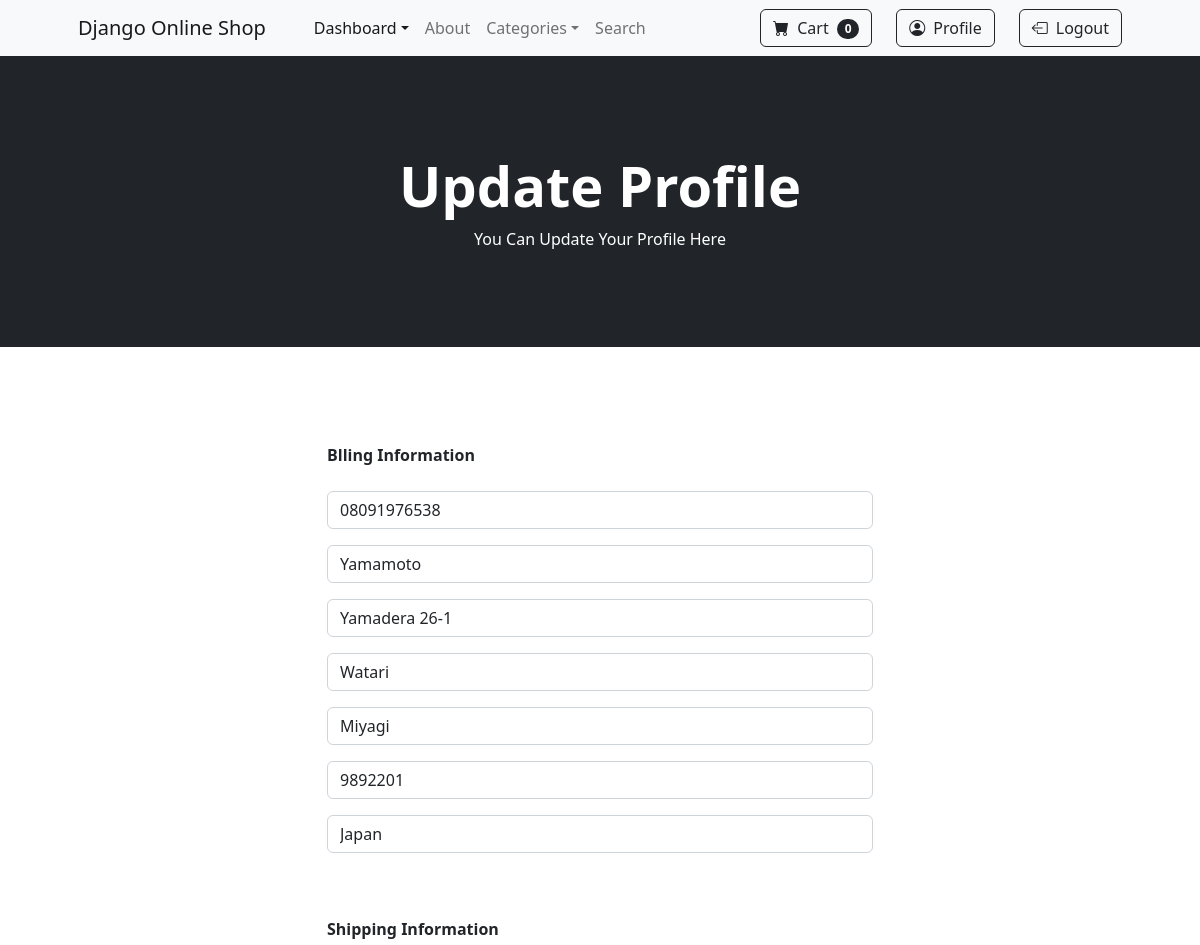
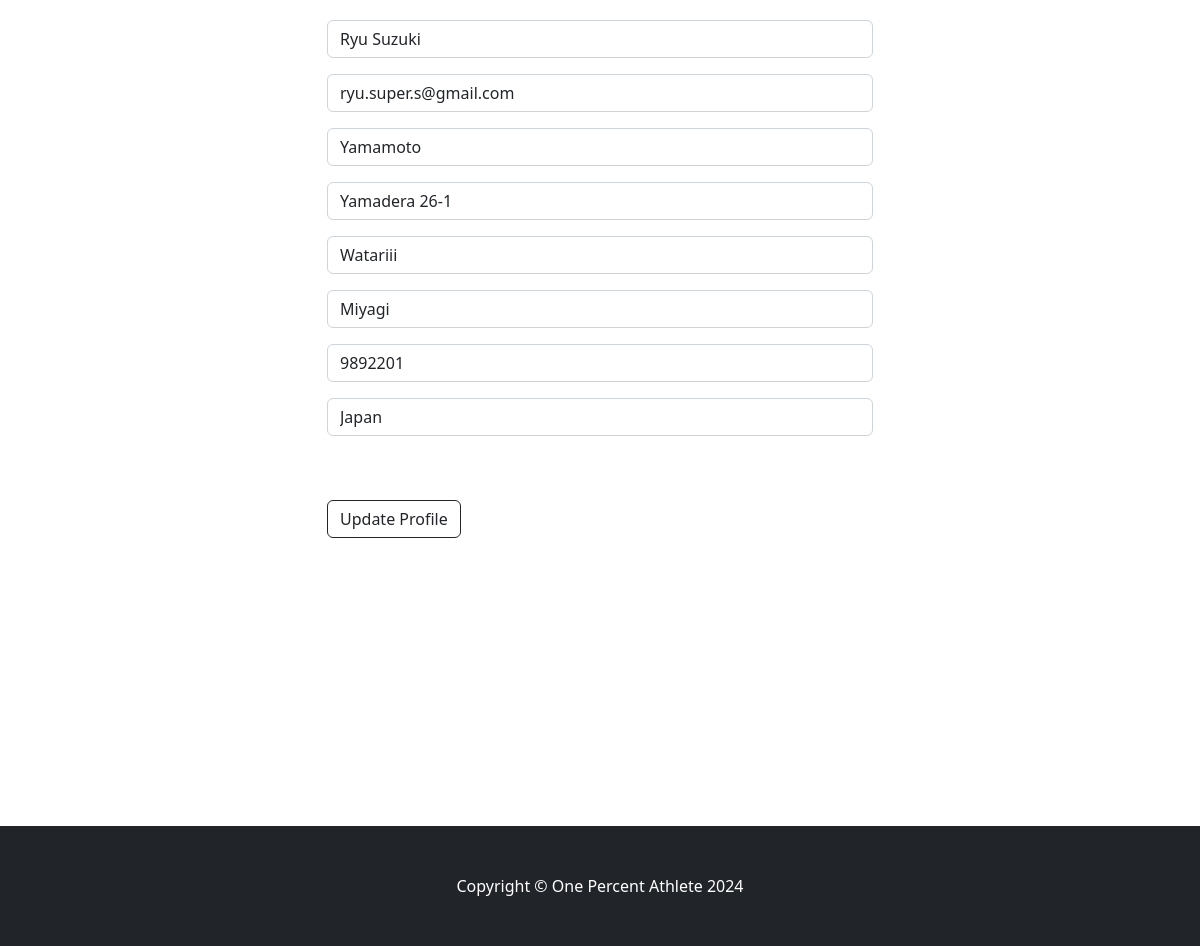
/update_profile/8 (signed in), run on the app's committed database (2 pictures, top to bottom).
### store/models.py (models this page shows, shortened)
class Profile(models.Model):
    user = models.OneToOneField(User, on_delete=models.CASCADE)
    date_modified = models.DateTimeField(User, auto_now=True)
    phone = models.CharField(max_length=30, blank=True)
    address1 = models.CharField(max_length=200, blank=True)
    address2 = models.CharField(max_length=200, blank=True)
    city = models.CharField(max_length=200, blank=True)
    state = models.CharField(max_length=200, blank=True)
    zipcode = models.CharField(max_length=200, blank=True)
    country = models.CharField(max_length=200, blank=True)
    old_cart = models.CharField(max_length=200, blank=True, null=True)

### payment/models.py (models this page shows, shortened)
class ShippingAddress(models.Model):
    user = models.ForeignKey(User, on_delete=models.CASCADE, blank=True, null=True)
    shipping_full_name=models.CharField(max_length=250)
    shipping_email=models.EmailField(max_length=250)
    shipping_address1=models.CharField(max_length=250)
    shipping_address2=models.CharField(max_length=250, blank=True, null=True)
    shipping_city=models.CharField(max_length=250)
    shipping_state=models.CharField(max_length=250, blank=True, null=True)
    shipping_zipcode=models.CharField(max_length=250, blank=True, null=True)
    shipping_country=models.CharField(max_length=250)
    class Meta:
        verbose_name_plural = "Shipping Address"

### store/views.py (the view)
# urls.py: path('update_profile/<int:user_id>', views.update_profile, name="update_profile"),
def update_profile(request, user_id):
    if request.user.is_authenticated:
        current_user = Profile.objects.get(user__id=user_id)
        form = UserProfileForm(request.POST or None, instance=current_user)
        shipping_user = ShippingAddress.objects.get(user__id=user_id)
        shipping_form = ShippingForm(request.POST or None, instance=shipping_user)
        if form.is_valid() or shipping_form.is_valid():
            form.save()
            shipping_form.save()
            messages.success(request, "Your Profile Has Been Updated Successfully.")
            return redirect("update_user", user_id)
        return render(request, "update_profile.html", {"form": form, "shipping_form": shipping_form})
    else:
        messages.success(request, "You Must Login First!")
        return redirect("home")

### store/forms.py
class UserProfileForm(forms.ModelForm):
	phone = forms.CharField(label="", widget=forms.TextInput(attrs={'class':'form-control', 'placeholder':'Phone Number'}), required=False)
	address1 = forms.CharField(label="", widget=forms.TextInput(attrs={'class':'form-control', 'placeholder':'Address 1'}), required=False)
	address2 = forms.CharField(label="", widget=forms.TextInput(attrs={'class':'form-control', 'placeholder':'Address 2'}), required=False)
	city = forms.CharField(label="", widget=forms.TextInput(attrs={'class':'form-control', 'placeholder':'City'}), required=False)
	state = forms.CharField(label="", widget=forms.TextInput(attrs={'class':'form-control', 'placeholder':'State'}), required=False)
	zipcode = forms.CharField(label="", widget=forms.TextInput(attrs={'class':'form-control', 'placeholder':'Zipcode'}), required=False)
	country = forms.CharField(label="", widget=forms.TextInput(attrs={'class':'form-control', 'placeholder':'Country'}), required=False)
	class Meta:
		model = User
		fields = ('phone', 'address1', 'address2', 'city', 'state', 'zipcode', 'country')

### cart/cart.py (called while the page is built)
    def __len__(self):
        return len(self.cart)

### cart/context_processors.py (called while the page is built)
def cart(request):
    return {"cart": Cart(request)}

### store/templates/update_profile.html (shortened to what this page needs)
{% extends 'base.html' %}
{% block content %}
<header class="bg-dark py-5">
    <div class="container px-4 px-lg-5 my-5">
        <div class="text-center text-white">
            <h1 class="display-4 fw-bolder">Update Profile</h1>
            <p>You Can Update Your Profile Here</p>
        </div>
    </div>
</header>
<br><br>
<div class="container">
    <div class="row">
        <div class="col-md-6 offset-md-3">
            <br><br>
            <strong>Blling Information</strong>
            <br><br>
            <form method="POST" action="{% url 'update_profile' user.id %}">
                {{ form.as_p }}
                <br><br>
                <strong>Shipping Information</strong>
                <br><br>
                {{ shipping_form.as_p }}
                <br><br>
                <button type="submit" class="btn btn-outline-dark">Update Profile</button>
              </form>
            </div>
        </div>
    </div>
    <br><br>
    <br><br>
    <br><br>
    <br><br>
    <br><br>
    <br><br>
 {% endblock %}

### data on the page
Profile: phone "08091976538", address1 "Yamamoto", address2 "Yamadera 26-1", city "Watari", state "Miyagi", zipcode "9892201", country "Japan"
ShippingAddress: shipping_full_name "Ryu Suzuki", shipping_email "ryu.super.s@gmail.com", shipping_address1 "Yamamoto", shipping_address2 "Yamadera 26-1", shipping_city "Watariii", shipping_state "Miyagi", shipping_zipcode "9892201", shipping_country "Japan"

### other printed values
{{ cart|length }} "0"
